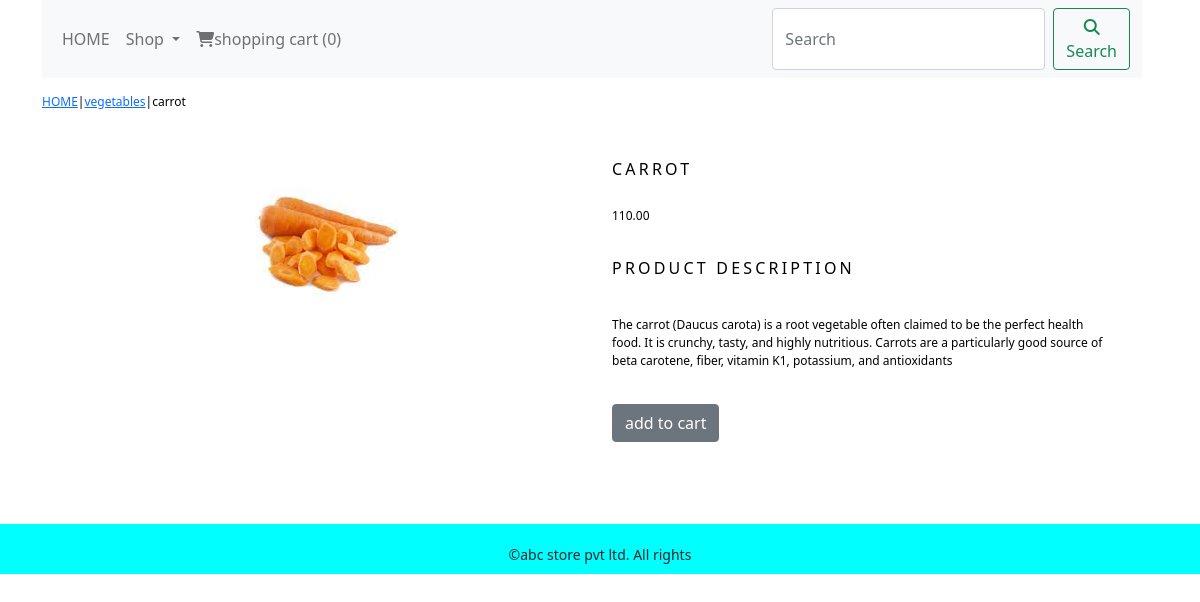
The app's page /eshop/vegetables/carrot/ with its own data.
### eshopapp/models.py (models this page shows, shortened)
class product(models.Model):
    name=models.CharField(max_length=250,unique=True)
    slug=models.SlugField(max_length=250,unique=True)
    description=models.TextField(blank=True)
    price=models.DecimalField(max_digits=10,decimal_places=2)
    category=models.ForeignKey(category,on_delete=models.CASCADE)
    image=models.ImageField(upload_to='product',blank=True)
    stock=models.IntegerField()
    available=models.BooleanField(default=True)
    created=models.DateTimeField(auto_now_add=True)
    updated=models.DateTimeField(auto_now=True)
    class Meta:
        ordering=('name',)
        verbose_name='product'
        verbose_name_plural='products'

class category(models.Model):
    name=models.CharField(max_length=250, unique=True)
    slug=models.SlugField(max_length=250, unique=True)
    description=models.TextField(blank=True)
    image=models.ImageField('category',blank=True)
    class Meta:
        ordering=('name',)
        verbose_name='category'
        verbose_name_plural='categories'
    def get_url(self):
        return reverse('eshopapp:products_by_category',args=[self.slug])
    def __str__(self):
         return '{}'.format(self.name)

### eshopapp/views.py (the view)
# urls.py: path('<slug:c_slug>/<slug:product_slug>/',views.prodetail,name='prodetail'),
def prodetail(request, c_slug, product_slug):
    try:
        products=product.objects.get(category__slug=c_slug,slug=product_slug)
    except Exception as e:
        raise e
    return render(request,'product.html',{'products':products})

### cartapp/context_processors.py (called while the page is built)
def counter(request):
    item_count=0
    if 'admin' in request.path:
        return {}
    else:
        try:
            cart=Cart.objects.filter(cart_id=_cart_id(request))
            car_items=CartItem.objects.all().filter(cart=cart[:1])
            for cart_item in car_items:
                item_count += cart_item.quantity
        except Cart.DoesNotExist:
            item_count =0
    return dict(item_count=item_count)

### cartapp/views.py (called while the page is built)
def _cart_id(request):
    cart=request.session.session_key
    if not cart:
        cart=request.session.create()
    return cart

### eshopapp/context_processors.py (called while the page is built)
def menu_links(request):
    links=category.objects.all()
    return dict(links=links)

### template/product.html (shortened to what this page needs)
{% extends 'base.html' %}
{% load static %}
{% block content %}
 <div class="row my_prod_row_class">
   <div class="mx_auto">
     <p> <a href="{% url 'eshopapp:all_product_cat' %}">HOME</a>|<a href="{{products.category.get_url}}">{{products.category}}</a>|{{products.name}} </p>
     <div class="container">
       <br>
     <div class="row">
       <div class="col-12 col-sm-12 col-md-12 col-lg-6 text-center">
         <div style="min-width:18rem;">
           <img src="{{products.image.url}}" alt="{{products.name}}" style="width:200px;height:200px;">
         </div>
       </div>
      <div class="col-12 col-sm-12 col-md-12 col-lg-6">
      <div>
           <h1 class="my_prod_title">{{products.name}}</h1>
           <p>{{products.price}}</p>
              <p class="my_prod_title">product Description</p>
           <p class="text-justify my_prod_text">{{products.description}}</p><br>
           {% if products.stock <= 0 %}
          <p class="text-justify my_prod_text"><b>out of stock</b></p><br>
           {% else %}
          <a class="btn btn-secondary" href="{% url 'cartapp:add_cart' products.id %}">add to cart</a>
          {% endif %}
      </div>
      </div>
     </div>
   </div>
 </div>
 </div>
{% endblock %}

### static/css/custom.css (style rules this page uses)
body { font-family: 'Poppins', sans-serif; }
.my_prod_row_class { padding-top:15px; padding-bottom:10px; }
.my_prod_row_class .mx_auto { color:#000; font-size:12px; text-decoration:none; }
.my_prod_title { font-size:16px; text-transform:uppercase; letter-spacing:.2em; padding-top:15px; padding-bottom:20px; }
.my_prod_text { padding-right:20px; }

### records on screen
product: category "vegetables", name "carrot", image (picture), name "CARROT", price "110.00", description "The carrot (Daucus carota) is a root vegetable often claimed to be the perfect health food. It is crunchy, tasty, and highly nutritious. Carrots are a particularly good source of beta carotene, fiber, vitamin K1, potassium, and antioxidants"

### other values on screen
{{ item_count }} "0"
